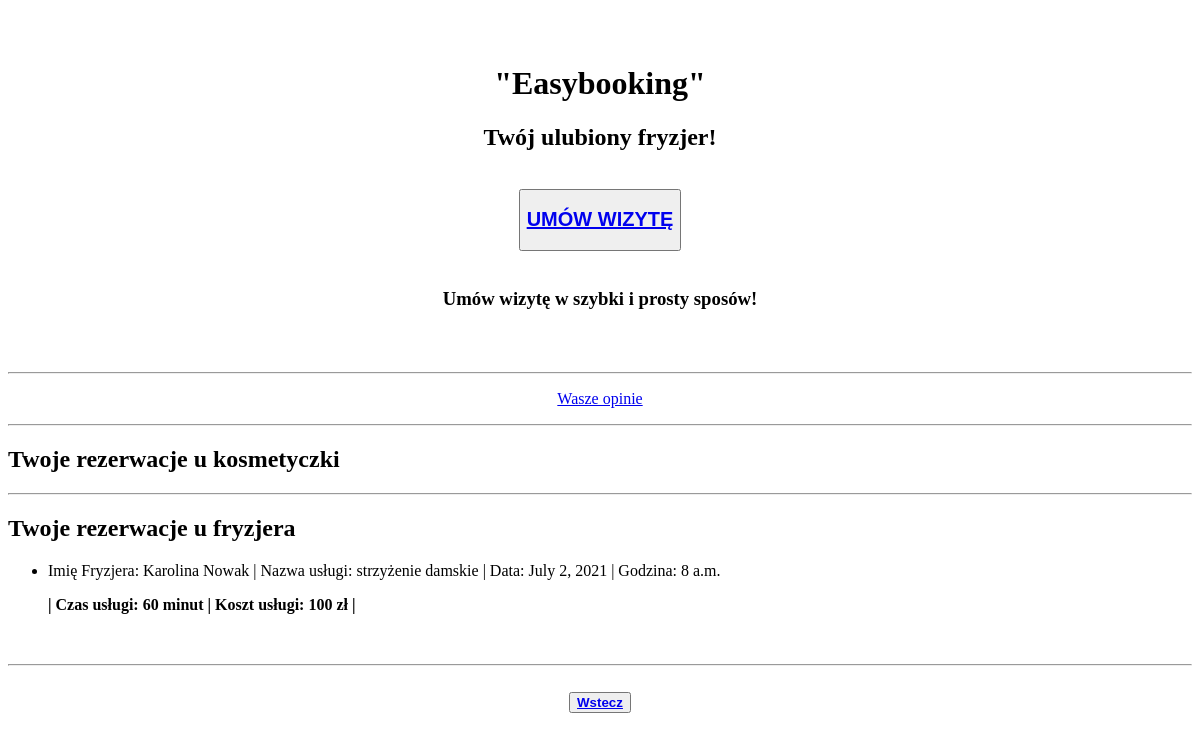
Page /profil/reservation/5/ on the earlier database version.
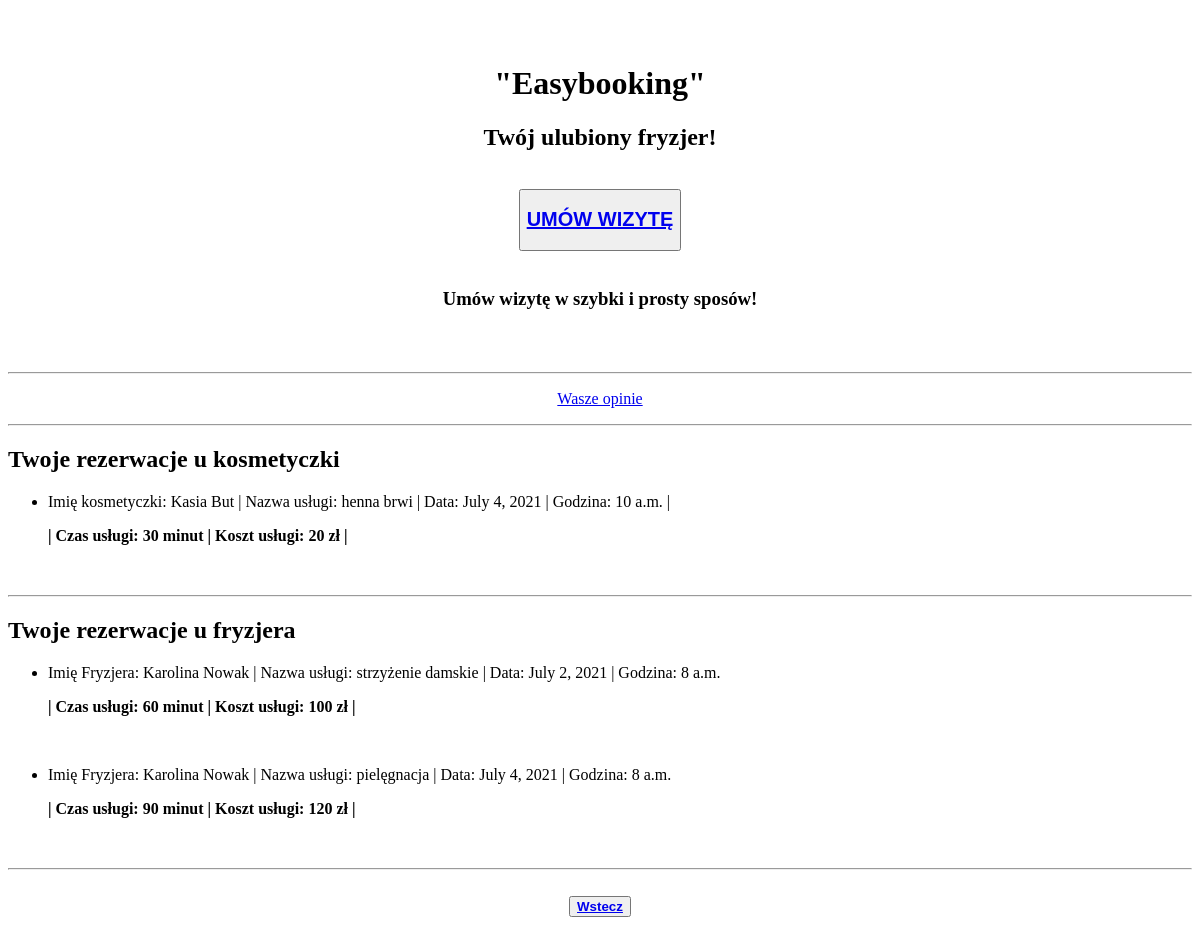
Same page on the later database version.
### bookingvisit/models.py (models this page shows, shortened)
class Reservation_Hairdresser(models.Model):
    client = models.ForeignKey(User, on_delete=models.CASCADE, blank=True, null=True)
    employees = models.ForeignKey(Hairdresser, on_delete=models.CASCADE, verbose_name='Pracownik')
    services = models.ForeignKey(HServices, on_delete=models.CASCADE, verbose_name='Usługa')
    day = models.DateField(default=datetime.date.today, verbose_name='Data')
    start_time = models.TimeField(default='08:00', verbose_name='Godzina')
    class Meta:
        verbose_name_plural = '6 Rezerwacje do fryzjera'

class Hairdresser(models.Model):
    name = models.CharField(max_length=64)
    surname = models.CharField(max_length=64)
    services = models.ManyToManyField(HServices)
    workplace_number = models.IntegerField()
    def __str__(self):
        return f'{self.name} {self.surname}'
    class Meta:
        verbose_name_plural = '1 Fryzjerzy'
        verbose_name = 'Fryzjera'

class HServices(models.Model):
    service = models.CharField(max_length=128)
    time_service = models.IntegerField()
    price_service = models.IntegerField()
    def __str__(self):
        return self.service
    class Meta:
        verbose_name_plural = '3 Usługi fryzjerskie'

class Reservation_Beautician(models.Model):
    client = models.ForeignKey(User, on_delete=models.CASCADE)
    employees = models.ForeignKey(Beautician, on_delete=models.CASCADE, verbose_name='Pracownik')
    services = models.ForeignKey(BServices, on_delete=models.CASCADE, verbose_name='Usługa')
    day = models.DateField(default=datetime.date.today, verbose_name='Data')
    start_time = models.TimeField(default='09:00', verbose_name='Godzina')
    class Meta:
        verbose_name_plural = '7 Rezerwacje do kosmetyczki'

class Beautician(models.Model):
    name = models.CharField(max_length=32)
    surname = models.CharField(max_length=64)
    services = models.ManyToManyField(BServices)
    workplace_number = models.IntegerField()
    def __str__(self):
        return f'{self.name} {self.surname}'
    class Meta:
        verbose_name_plural = '2 Kosmetyczki'

class BServices(models.Model):
    service = models.CharField(max_length=128)
    time_service = models.IntegerField()
    price_service = models.IntegerField()
    def __str__(self):
        return self.service
    class Meta:
        verbose_name_plural = '4 Usługi kosmetyczne'

### bookingvisit/views.py (the view)
# urls.py: path('profil/reservation/<int:pk>/', views.ReservationListView.as_view(), name='client_reservation_list'),
class ReservationListView(ListView):
    model = Client_Profil
    template_name = 'client_reservation_list.html'
    def get_context_data(self, **kwargs):
        context = super(ReservationListView, self).get_context_data(**kwargs)
        context = {
            'rezervation_list':Reservation_Beautician.objects.filter(client=self.kwargs.get('pk')),
            'rezervation_list_2':Reservation_Hairdresser.objects.filter(client=self.kwargs.get('pk')),
        }
        return context

### templates/client_reservation_list.html (shortened to what this page needs)
<div class="navigation">
    {% include 'buttons.html' %}
</div>
<h2>Twoje rezerwacje u kosmetyczki</h2>
<ul id="menu">
  {% for b in rezervation_list %}
    <li><p>Imię kosmetyczki: {{ b.employees }} | Nazwa usługi: {{ b.services }} | Data: {{ b.day }} | Godzina: {{ b.start_time }} |</p></li>
        <p><b>| Czas usługi: {{ b.services.time_service }} minut | Koszt usługi: {{b.services.price_service}} zł |</b></p><br>
    {% endfor %}
</ul>
    <hr>
<h2>Twoje rezerwacje u fryzjera</h2>
    <ul id="menu1">
  {% for h in rezervation_list_2 %}
    <li><p>Imię Fryzjera: {{ h.employees }} | Nazwa usługi: {{ h.services }} | Data: {{ h.day }} | Godzina: {{ h.start_time }}</p></li>
        <p><b>| Czas usługi: {{ h.services.time_service }} minut | Koszt usługi: {{h.services.price_service}} zł |</b></p><br>
  {% endfor %}
    </ul>
<hr>
    <center><button class="button"><a href="{% url 'index' %}"><b>Wstecz</b></a></button></center>

Differences in the rows shown:
added Reservation_Beautician: employees "Kasia But", services "henna brwi", day "July 4, 2021", start_time "10 a.m.", services.time_service "30", services.price_service "20"
added Reservation_Hairdresser: employees "Karolina Nowak", services "pielęgnacja", day "July 4, 2021", start_time "8 a.m.", services.time_service "90", services.price_service "120"
